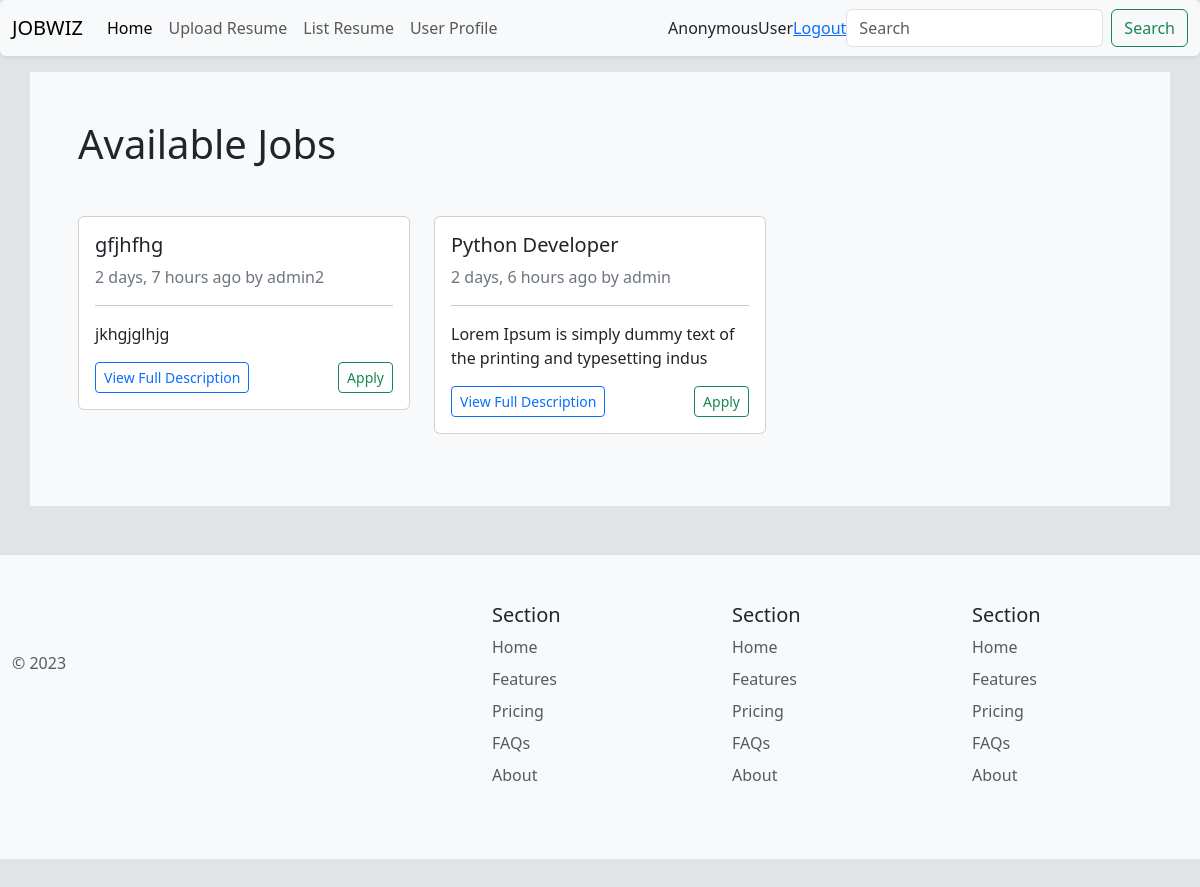
The app's page /, older data.
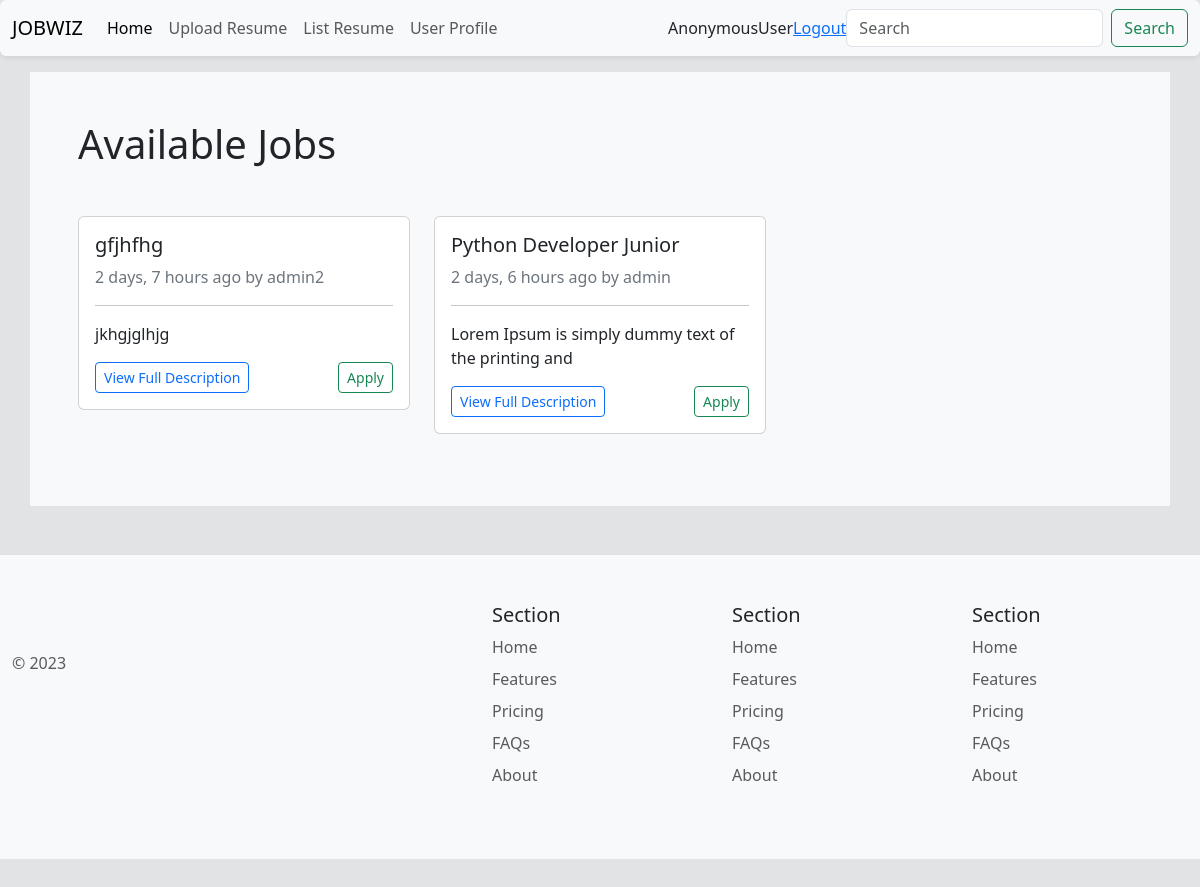
The same page, newer data.
### jobs/models.py (models this page shows, shortened)
class JobDescription(models.Model):
    title = models.CharField(max_length=100)
    description = models.TextField(max_length=70,null=True, blank=True)
    pdf_file = models.FileField(upload_to='jobs/job_descriptions/')
    location = models.CharField(max_length=500,null=True, blank=True)
    created_date = models.DateTimeField(auto_now_add=True)
    created_by = models.ForeignKey(User, on_delete=models.CASCADE)
    def time_elapsed(self):
        return naturaltime(self.created_date)

### jobs/views.py (the view)
# urls.py: path('', views.jobs_list, name='job_list'),
def jobs_list(request):
    job_descriptions = JobDescription.objects.all()
    return render(request, 'jobs/job_list.html', {'job_descriptions':job_descriptions})

### jobs/templates/jobs/job_list.html (shortened to what this page needs)
{% extends 'main.html' %}
{% load humanize %}
{% block content %}
<div class="container p-5 bg-light">
<h2 class="display-6 mb-5">Available Jobs</h2>
{% if job_descriptions %}
<div class="row">
    {% for job in job_descriptions %}
    <div class="col-4 mb-4">
    <div class="card job-card">
      <div class="card-body">
        <h5 class="card-title"> {{job.title}} </h5>
        <span class="text-secondary "> {{job.time_elapsed}} by  {{job.created_by}} </span>
        <hr>
        <p  class="card-text" > {{job.description}} </p>
        <div class="d-flex justify-content-between">
          <a href="{{job.pdf_file.url}}" class="btn btn-outline-primary btn-sm ">View Full Description</a>
          <form  method="post" action="{% url 'apply_job' job.id %}">
        <button type="submit" class="btn btn-outline-success btn-sm ">Apply</a>
          </form>
        </div>
      </div>
    </div>
    </div>
    {% endfor %}
  </div>
  {% else %}
  <div>Nothing to show</div>
  {%endif %}
</div>
{% endblock content %}

Row changes from the older to the newer data that the page shows:
changed JobDescription "admin": title "Python Developer" → "Python Developer Junior"; description "Lorem Ipsum is simply dummy text of the printing and typesetting indus" → "Lorem Ipsum is simply dummy text of the printing and"
